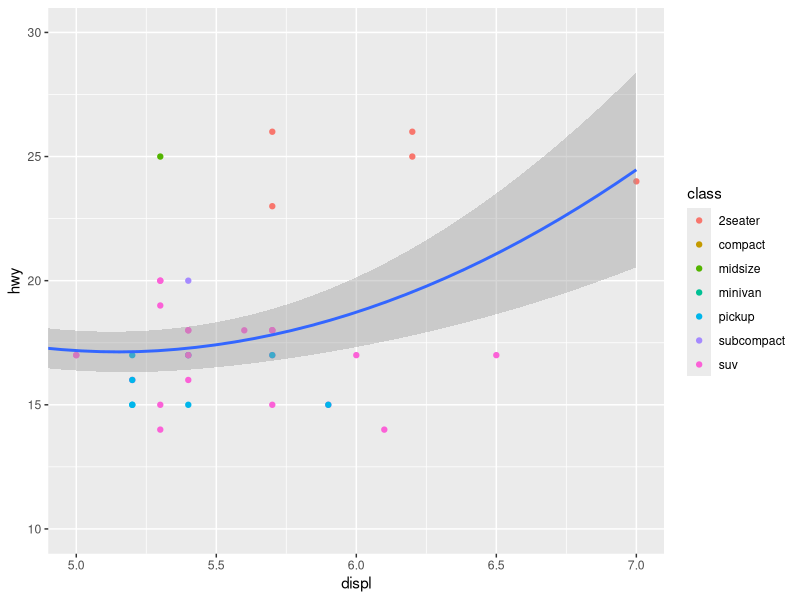
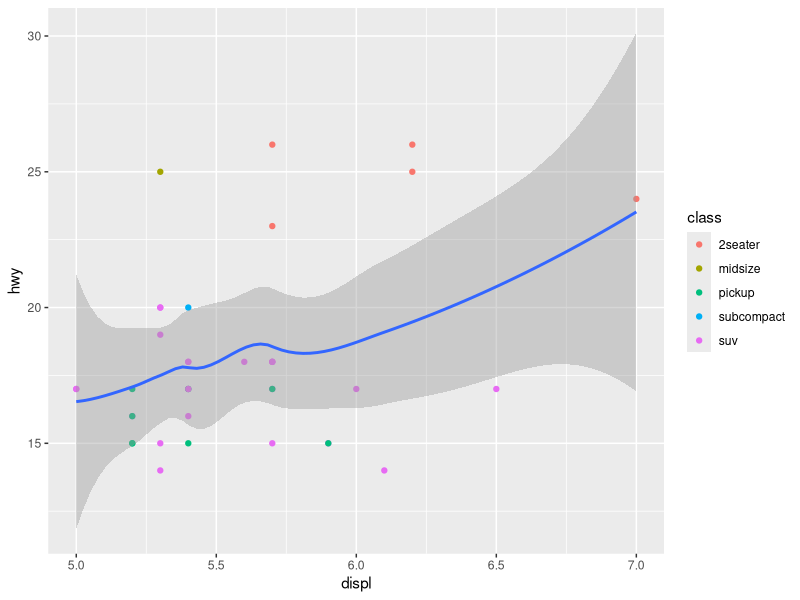
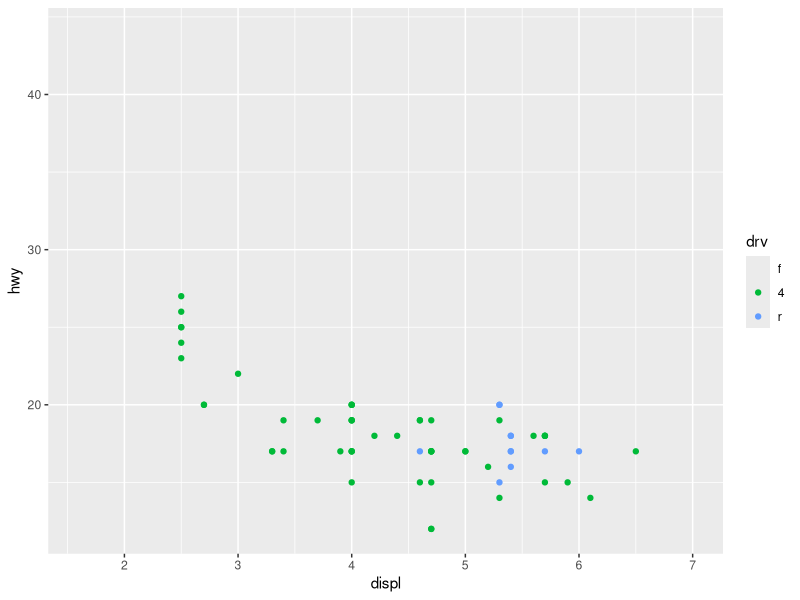
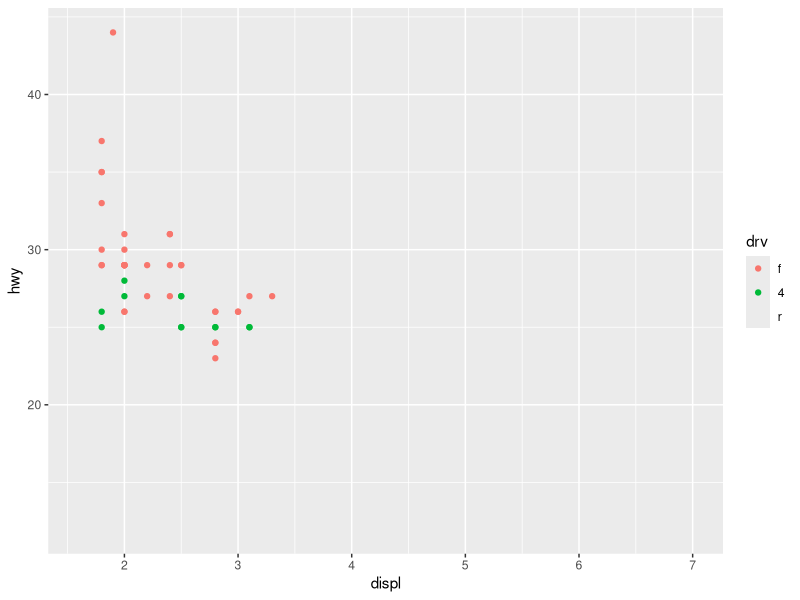

Generate these figures, in order, with R:
## ---- chunk 1
knitr::opts_chunk$set(echo = FALSE)
## ---- chunk 2
library(tidyverse)
library(ggplot2)
## ---- chunk 3
ggplot(mpg, mapping = aes(displ, hwy)) +
  geom_point(aes(color = class)) +
  geom_smooth() +
  coord_cartesian(xlim = c(5, 7), ylim = c(10, 30))

mpg %>%
  filter(displ >= 5, displ <= 7, hwy >= 10, hwy <= 30) %>%
  ggplot(aes(displ, hwy)) +
  geom_point(aes(color = class)) +
  geom_smooth()
## ---- chunk 4
suv <- mpg %>% filter(class == "suv")
compact <- mpg %>% filter(class == "compact")
x_scale <- scale_x_continuous(limits = range(mpg$displ))
y_scale <- scale_y_continuous(limits = range(mpg$hwy))
col_scale <- scale_colour_discrete(limits = unique(mpg$drv))

ggplot(suv, aes(displ, hwy, colour = drv)) +
  geom_point() +
  x_scale +
  y_scale +
  col_scale

ggplot(compact, aes(displ, hwy, colour = drv)) +
  geom_point() +
  x_scale +
  y_scale +
  col_scale
